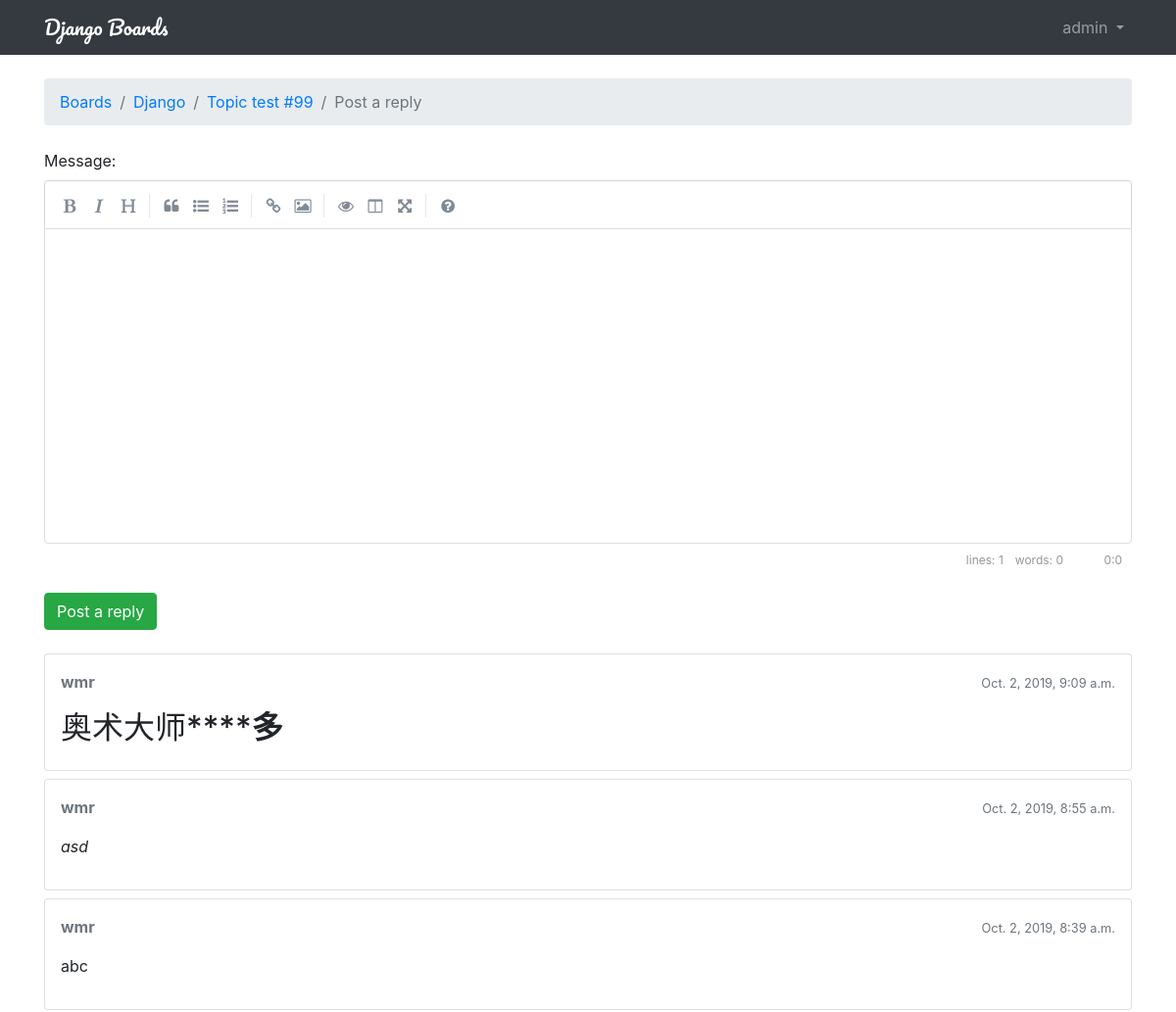
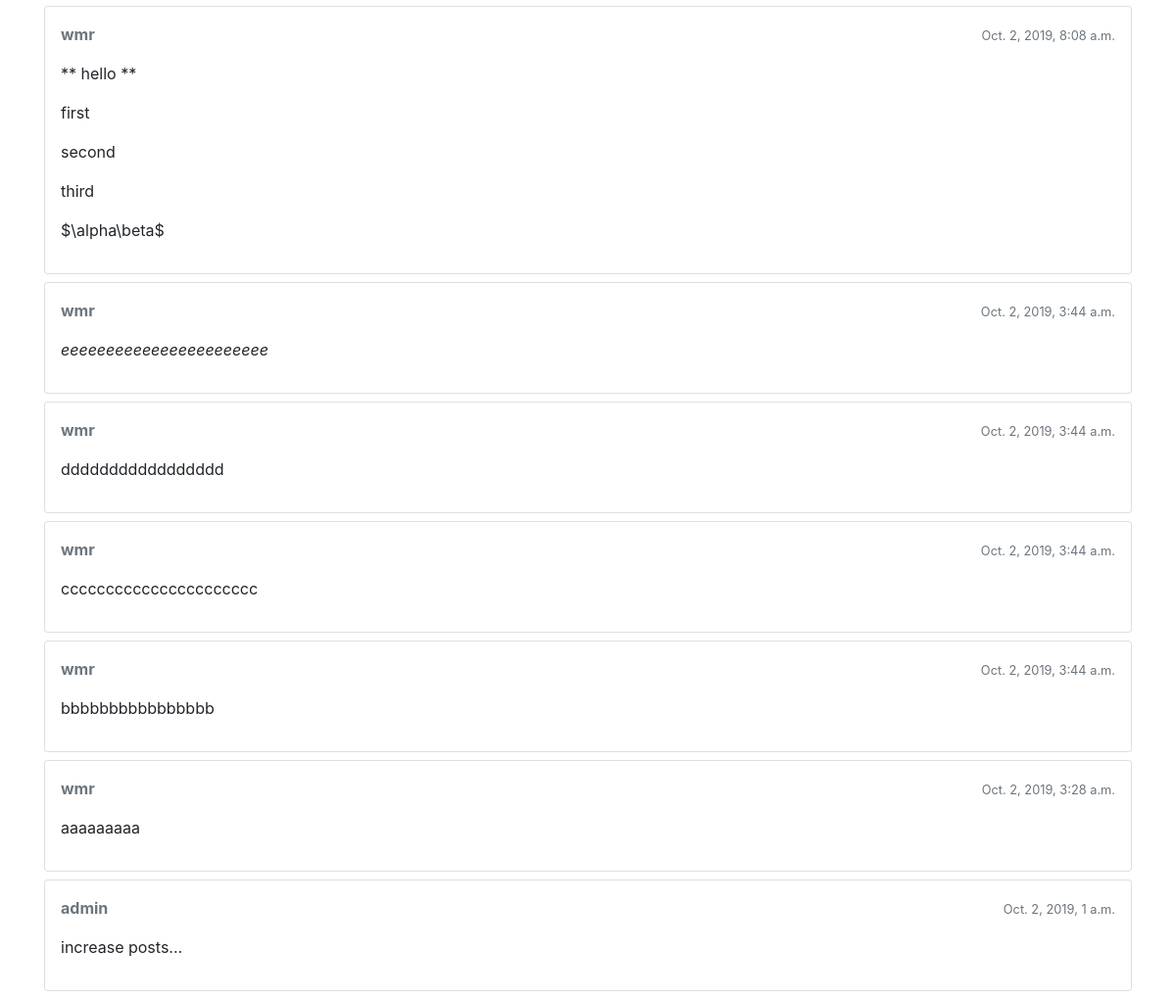
Before: /board/1/topics/104/reply/ (signed in) with the older database file (2 pictures, top to bottom).
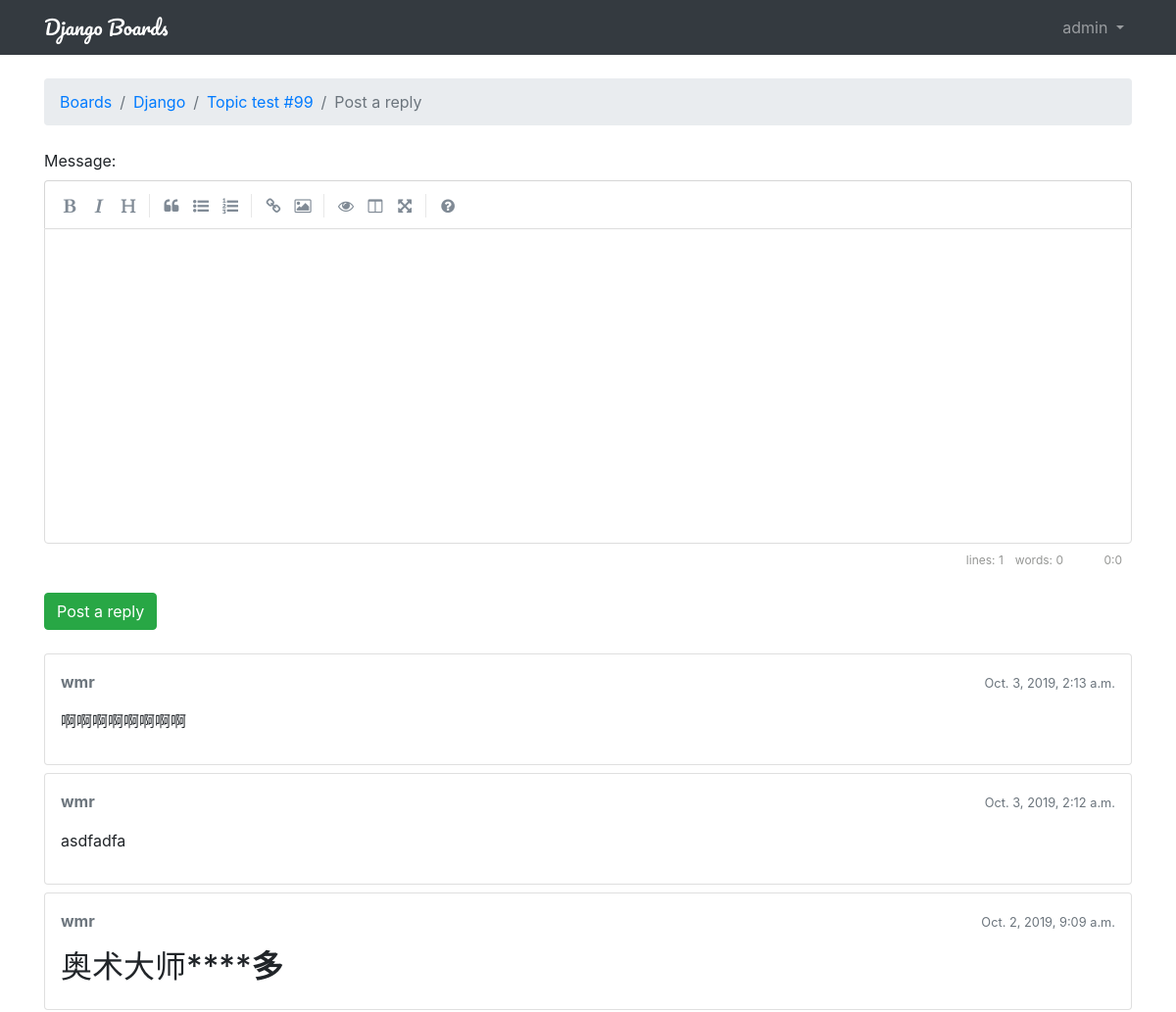
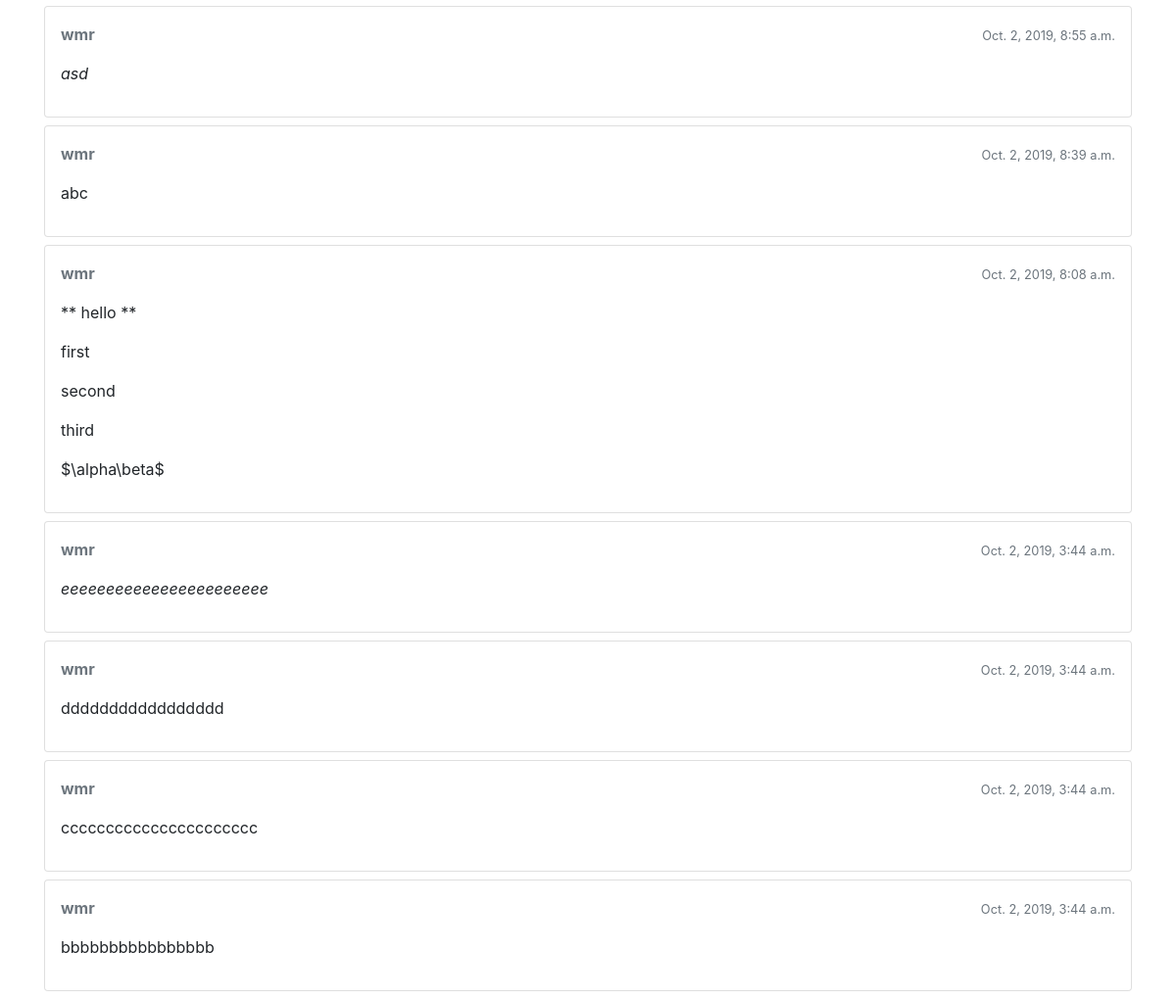
After: the same page with the newer database file (2 pictures, top to bottom).
### boards/models.py (models this page shows, shortened)
class Post(models.Model):
    message = models.TextField(max_length=4000)
    topic = models.ForeignKey(Topic, related_name='posts')
    created_at = models.DateTimeField(auto_now_add=True)
    updated_at = models.DateTimeField(null=True)
    created_by = models.ForeignKey(User, related_name='posts')
    updated_by = models.ForeignKey(User, null=True, related_name='+')  # +表示不建立反向关系，即不关心用户修改过哪些帖子
    def get_message_as_markdown(self):
        return mark_safe(markdown(self.message, safe_mode='escape'))

### boards/views.py (the view)
# urls.py: url(r'^board/(?P<pk>\d+)/topics/(?P<topic_pk>\d+)/reply/$', views.reply_topic, name='reply_topic'),
@login_required
def reply_topic(request, pk, topic_pk):
    topic = get_object_or_404(Topic, board__pk=pk, pk=topic_pk)
    if request.method == 'POST':
        form = PostForm(request.POST)
        if form.is_valid():
            post = form.save(commit=False)
            post.topic = topic
            post.created_by = request.user
            post.save()
            topic.last_updated = timezone.now()
            topic.save()
            topic_url = reverse('topic_posts', kwargs={'pk': pk, 'topic_pk': topic_pk})
            topic_post_url = '{url}?page={page}#{id}'.format(
                url=topic_url,
                id=post.pk,
                page=topic.get_page_count()
            )
            print(topic_post_url)
            return redirect(topic_post_url)
    else:
        form = PostForm()
    return render(request, 'reply_topic.html', {'topic': topic, 'form': form})

### boards/models.py (called while the page is built)
    def get_last_ten_posts(self):
        return self.posts.order_by('-created_at')[:10]

### boards/templatetags/form_tags.py (called while the page is built)
@register.filter
def input_class(bound_field):
    css_class = ''
    if bound_field.form.is_bound:
        if bound_field.errors:
            css_class = 'is-invalid'
        elif field_type(bound_field) != 'PasswordInput':
            css_class = 'is-valid'
    return 'form-control {}'.format(css_class)

### templates/reply_topic.html (shortened to what this page needs)
{% extends 'base.html' %}
{% load static %}
{% block stylesheet %}
  <link rel="stylesheet" href="{% static 'css/simplemde.min.css' %}">
{% endblock %}
{% block breadcrumb %}
  <li class="breadcrumb-item"><a href="{% url 'home' %}">Boards</a></li>
  <li class="breadcrumb-item"><a href="{% url 'board_topics' topic.board.pk %}">{{ topic.board.name }}</a></li>
  <li class="breadcrumb-item"><a href="{% url 'topic_posts' topic.board.pk topic.pk %}">{{ topic.subject }}</a></li>
  <li class="breadcrumb-item active">Post a reply</li>
{% endblock %}
{% block content %}
  <form method="post" class="mb-4" novalidate>
    {% include 'include/form.html' %}
    <button type="submit" class="btn btn-success">Post a reply</button>
  </form>
  {% for post in topic.get_last_ten_posts %}
    <div class="card mb-2">
      <div class="card-body p-3">
        <div class="row mb-3">
          <div class="col-6">
            <strong class="text-muted">{{ post.created_by.username }}</strong>
          </div>
          <div class="col-6 text-right">
            <small class="text-muted">{{ post.created_at }}</small>
          </div>
        </div>
        {{ post.get_message_as_markdown }}
      </div>
    </div>
  {% endfor %}
{% endblock %}

Changed rows visible on the page:
no longer on this page (row unchanged): Post: created_by.username "wmr", created_at "Oct. 2, 2019, 3:28 a.m.", get_message_as_markdown "aaaaaaaaa"
no longer on this page (row unchanged): Post: created_by.username "admin", created_at "Oct. 2, 2019, 1 a.m.", get_message_as_markdown "increase posts..."
added Post: created_by.username "wmr", created_at "Oct. 3, 2019, 2:13 a.m.", get_message_as_markdown "啊啊啊啊啊啊啊啊"
added Post: created_by.username "wmr", created_at "Oct. 3, 2019, 2:12 a.m.", get_message_as_markdown "asdfadfa"
